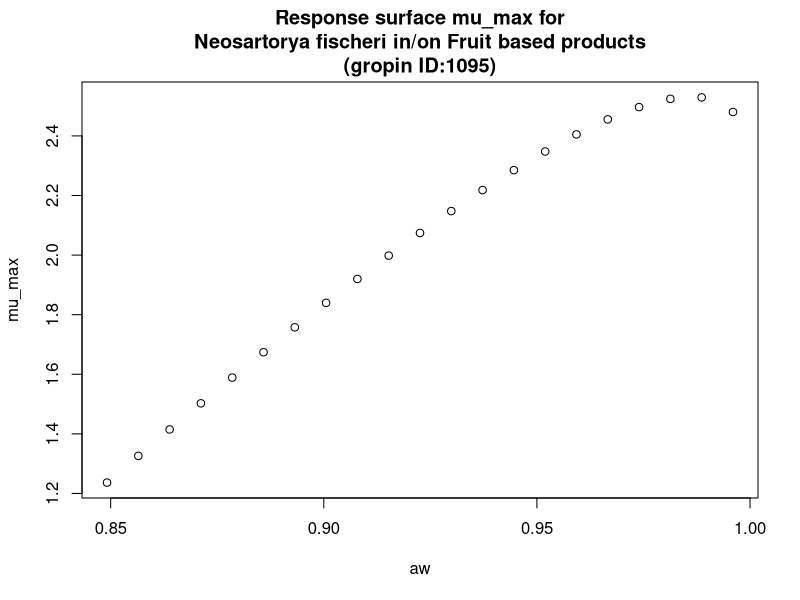

Write R code to recreate this figure.
#############################
# start of Parameter script
#############################
aw <- seq(0.849150849150849,0.995995,length.out=21)
#############################
# end of Parameter script
#############################
############################# 
# start of Model script Gropin ID 1095 
#############################
 
# constant coefficients for this model
 
variables <- data.frame(aw)
argumentsPar <- expand.grid(variables)
 
# heart of the model
response_surface <- function(aw) {
   mumax <-(2.290+4.119*sqrt(1-aw)-17.589*((sqrt(1-aw))^2))

return(mumax=mumax)
} 

# output parameters
mumax <- cbind(argumentsPar,response_surface(argumentsPar['aw']))
colnames(mumax) <- c(colnames(argumentsPar),'mumax')
#############################
# End of Model script
#############################
############################# 
# start of Visualisation script Gropin ID 1095 
#############################
plot(aw,mumax$mumax,
                          xlab='aw',
                          ylab='mu_max',main='Response surface mu_max for
Neosartorya fischeri in/on Fruit based products
(gropin ID:1095)')
#############################
# End of Visualisation script
#############################
